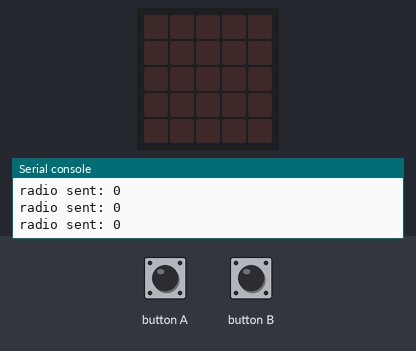
The program below on a simulated BBC micro:bit running MicroPython. Parts: the board's 5×5 LED display, the last lines printed to the serial console. Inputs (shaded band) come from the test bench. No radio messages arrive unless stated (any console line starting 'radio sent:' is added by the test bench).

Above: at 1.2 s.
1.3 s: button A pressed for 0.15 s
At 2.2 s:
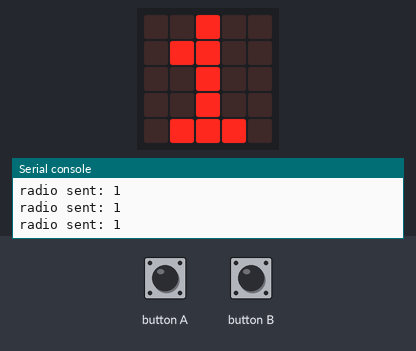
2.9 s: button B pressed for 0.15 s
At 3.3 s:
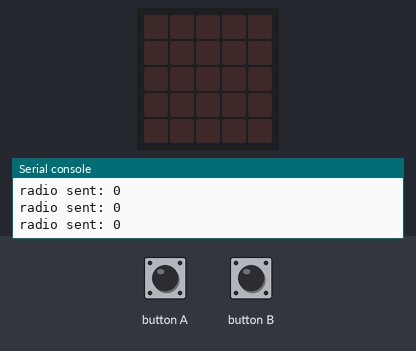
4.5 s: button A pressed for 1 s
At 5.9 s:
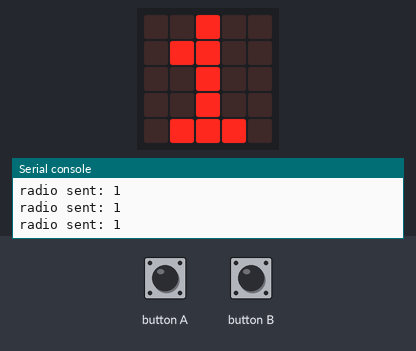
7.0 s: button B pressed for 1 s
At 7.7 s:
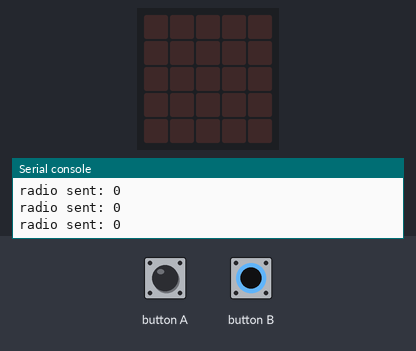
Timing chart, 0 to 10.0 s (numbered marks = the images above; inputs shaded):
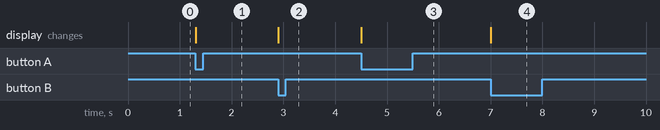

The program:

sender.py
```python
from microbit import *
import radio
import utime

'''
Sender for coffee counter.
Connected through USB on desk so not attempts to save batteries.
'''

radio.config(group=1, power=1)

count = 0

def show():
    if count > 0:
        display.show(str(count))
    else:
        display.clear()

radio.on()

while True:
    if button_a.was_pressed():
        count += 1

    if button_b.was_pressed():
        count = 0

    radio.send(str(count))

    show()
```

Measured:
- after the input at 1.3 s, the display: changes at once (image 1)
- after the input at 2.9 s, the display: changes at once (image 2)
- after the input at 4.5 s, the display: changes at once (image 3)
- after the input at 7.0 s, the display: changes at once (image 4)
